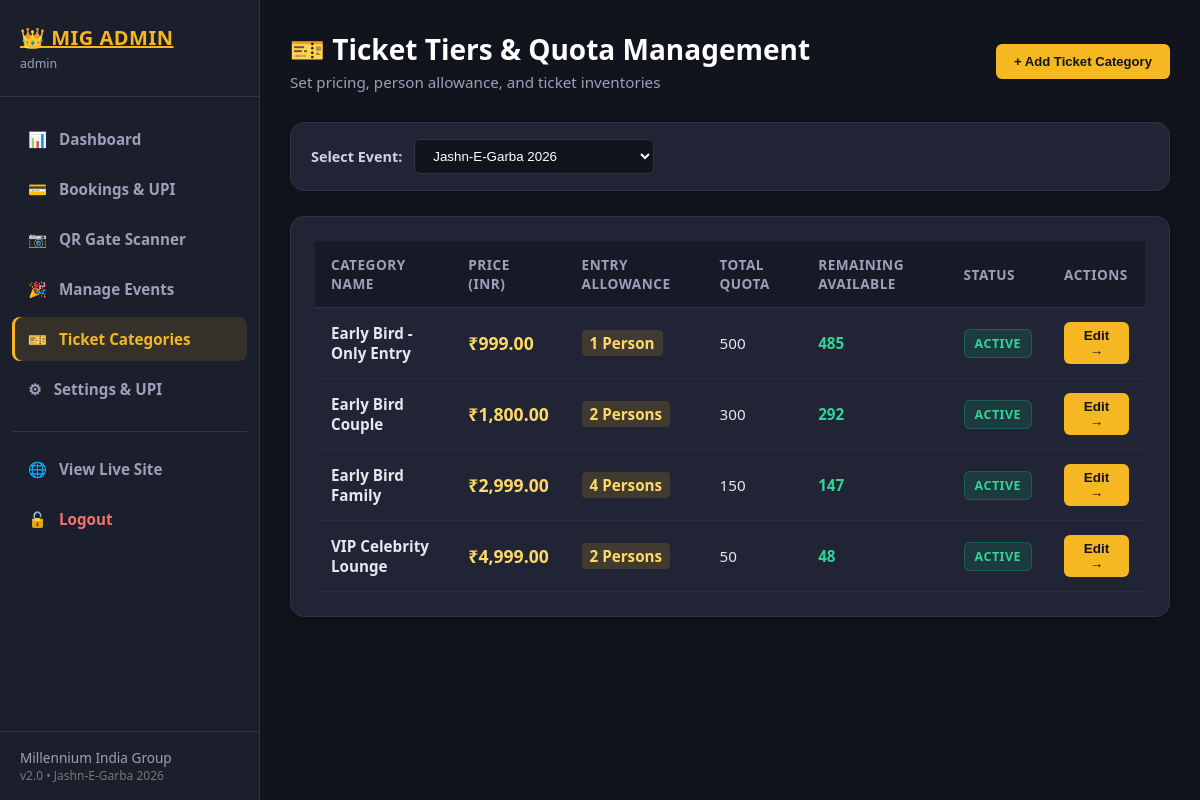
Before: /admin/tickets.php (signed in) with the older database file.
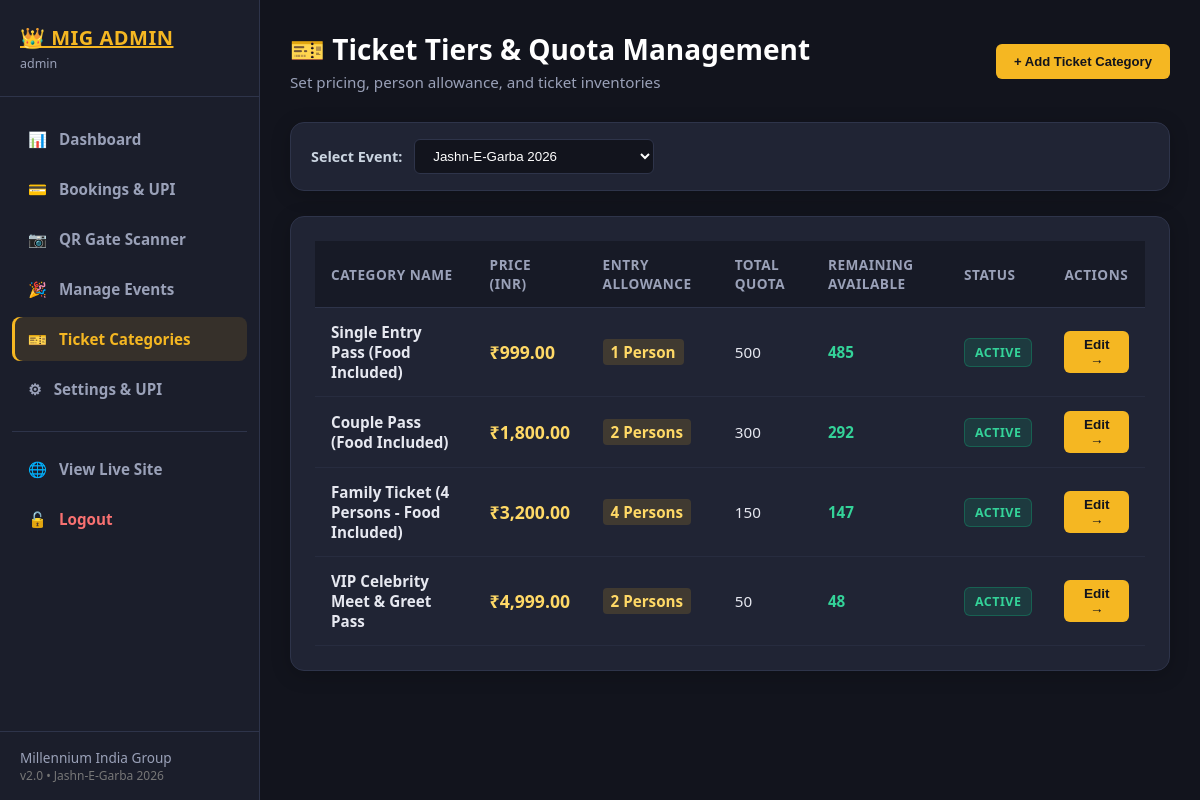
After: the same page with the newer database file.
### tables this page shows
CREATE TABLE `ticket_categories` (
  `id` INT AUTO_INCREMENT PRIMARY KEY,
  `event_id` INT NOT NULL,
  `name` VARCHAR(100) NOT NULL,
  `price` DECIMAL(10,2) NOT NULL,
  `people_allowed` INT DEFAULT 1,
  `total_quantity` INT NOT NULL,
  `available_quantity` INT NOT NULL,
  `status` ENUM('active', 'sold_out', 'hidden') DEFAULT 'active',
  INDEX `idx_event_id` (`event_id`),
  FOREIGN KEY (`event_id`) REFERENCES `events`(`id`) ON DELETE CASCADE
);

### config/functions.php (called while the page is built, shortened)
<?php
function e(?string $value): string {
    return htmlspecialchars($value ?? '', ENT_QUOTES, 'UTF-8');
}
function asset_v(string $relPath): string {
    $cleanPath = ltrim($relPath, '/');
    $fullPath = dirname(__DIR__) . '/' . $cleanPath;
    if (file_exists($fullPath)) {
        return BASE_URL . '/' . $cleanPath . '?v=' . filemtime($fullPath);
    }
    return BASE_URL . '/' . $cleanPath . '?v=' . date('YmdHi');
}
function format_inr($amount): string {
    return '₹' . number_format((float)$amount, 2);
}

### admin/tickets.php (the view, shortened to what the changed rows need)
<?php
require_once __DIR__ . '/../config/functions.php';
$db = getDB();
$eventId = (int)($_GET['event_id'] ?? 1);
$categories = [];
try {
    $stmt = $db->prepare("SELECT * FROM ticket_categories WHERE event_id = :e_id ORDER BY price ASC");
    $stmt->execute([':e_id' => $eventId]);
    $categories = $stmt->fetchAll() ?: [];
} catch (PDOException $e) {
    error_log('[admin/tickets.php list error]: ' . $e->getMessage());
}
?>
<!DOCTYPE html>
<html lang="en">
<head>
    <link rel="stylesheet" href="<?= asset_v('assets/css/admin.css') ?>">
</head>
<body>
<div class="admin-wrapper">
    <main class="admin-main">
        <div class="admin-header">
            <div>
                <h1 class="admin-title">&#127915; Ticket Tiers &amp; Quota Management</h1>
            </div>
        </div>
        <div class="admin-card">
            <div class="table-responsive">
                <table class="admin-table">
                    <thead>
                        <tr>
                            <th>Category Name</th>
                            <th>Price (INR)</th>
                            <th>Entry Allowance</th>
                            <th>Total Quota</th>
                            <th>Remaining Available</th>
                            <th>Status</th>
                            <th>Actions</th>
                        </tr>
                    </thead>
                    <tbody>
                        <?php if (empty($categories)): ?>
                            <tr>
                                <td colspan="7" style="text-align: center; color: var(--admin-text-muted); padding: 30px;">
                                    No ticket tiers created for this event yet.
                                </td>
                            </tr>
                        <?php else: ?>
                            <?php foreach ($categories as $cat): ?>
                                <tr>
                                    <td>
                                        <strong><?= e($cat['name']) ?></strong>
                                    </td>
                                    <td style="font-weight: 800; color: #ffd966; font-size: 1.1rem;">
                                        <?= format_inr($cat['price']) ?>
                                    </td>
                                    <td>
                                        <span style="background: rgba(245,183,34,0.15); color: #ffd966; padding: 3px 8px; border-radius: 4px; font-weight: 700;">
                                            <?= (int)$cat['people_allowed'] ?> Person<?= $cat['people_allowed'] > 1 ? 's' : '' ?>
                                        </span>
                                    </td>
                                    <td><?= number_format($cat['total_quantity']) ?></td>
                                    <td>
                                        <span style="font-weight: 800; color: <?= $cat['available_quantity'] < 20 ? '#f87171' : '#34d399' ?>;">
                                            <?= number_format($cat['available_quantity']) ?>
                                        </span>
                                    </td>
                                    <td>
                                        <?php if ($cat['status'] === 'active'): ?>
                                            <span class="badge badge-verified">Active</span>
                                        <?php elseif ($cat['status'] === 'sold_out'): ?>
                                            <span class="badge badge-failed">Sold Out</span>
                                        <?php else: ?>
                                            <span class="badge badge-pending">Hidden</span>
                                        <?php endif; ?>
                                    </td>
                                    <td>
                                        <button type="button" class="btn-sm" style="background:var(--admin-primary); color:#12141d; border:none; cursor:pointer;" onclick='editCategory(<?= json_encode($cat) ?>)'>
                                            Edit &rarr;
                                        </button>
                                    </td>
                                </tr>
                            <?php endforeach; ?>
                        <?php endif; ?>
                    </tbody>
                </table>
            </div>
        </div>
    </main>
</div>
</body>
</html>

Changed rows visible on the page:
changed ticket_categories: name "Early Bird - Only Entry" → "Single Entry Pass (Food Included)"
changed ticket_categories: name "Early Bird Couple" → "Couple Pass (Food Included)"
changed ticket_categories: name "Early Bird Family" → "Family Ticket (4 Persons - Food Included)"; price "₹2,999.00" → "₹3,200.00"
changed ticket_categories: name "VIP Celebrity Lounge" → "VIP Celebrity Meet & Greet Pass"
